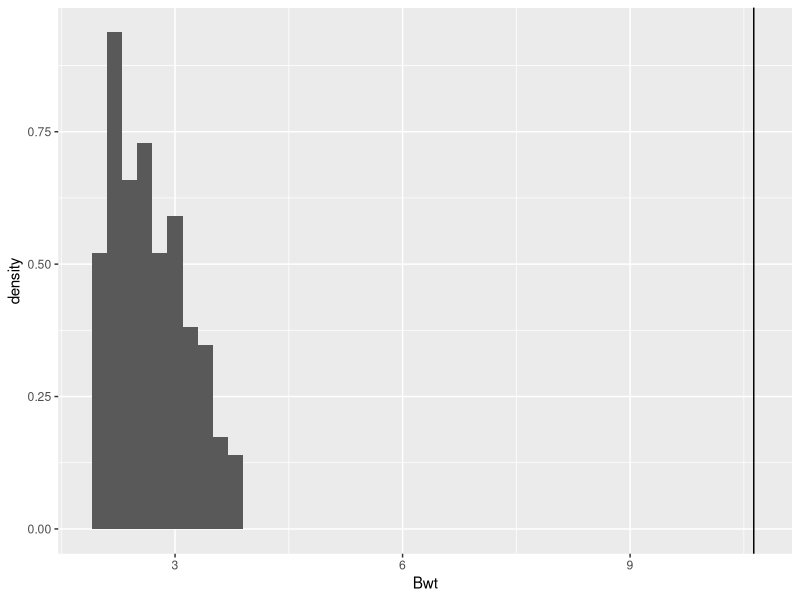
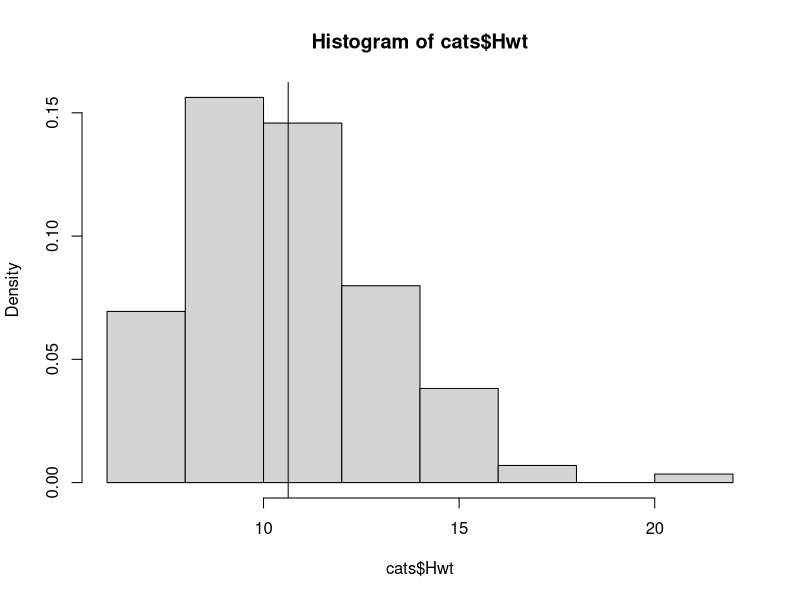
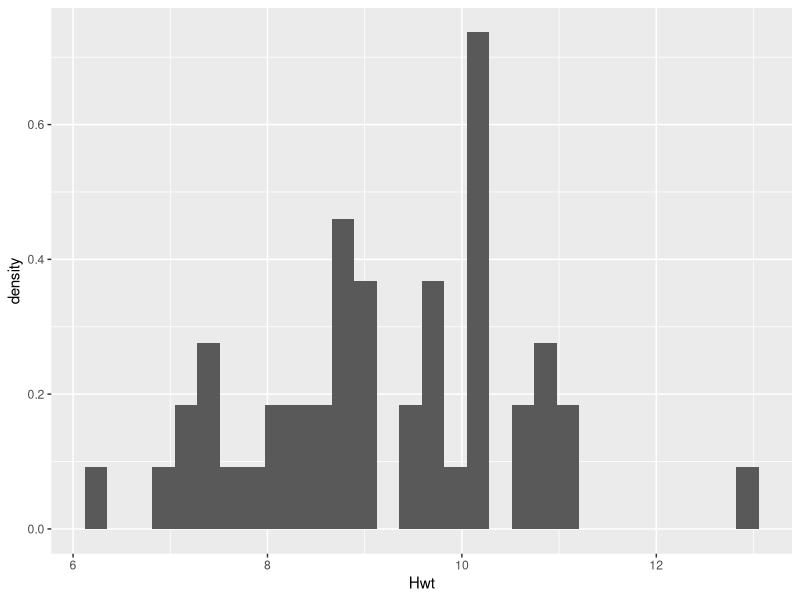
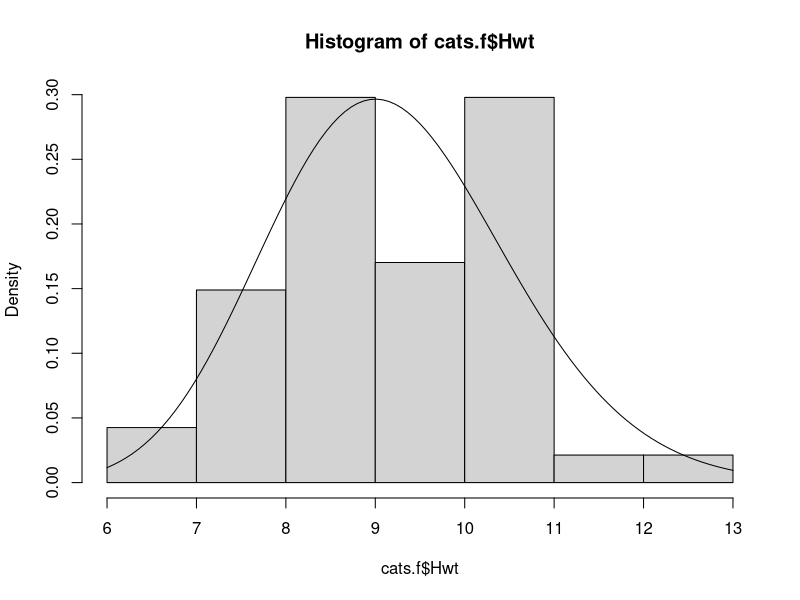
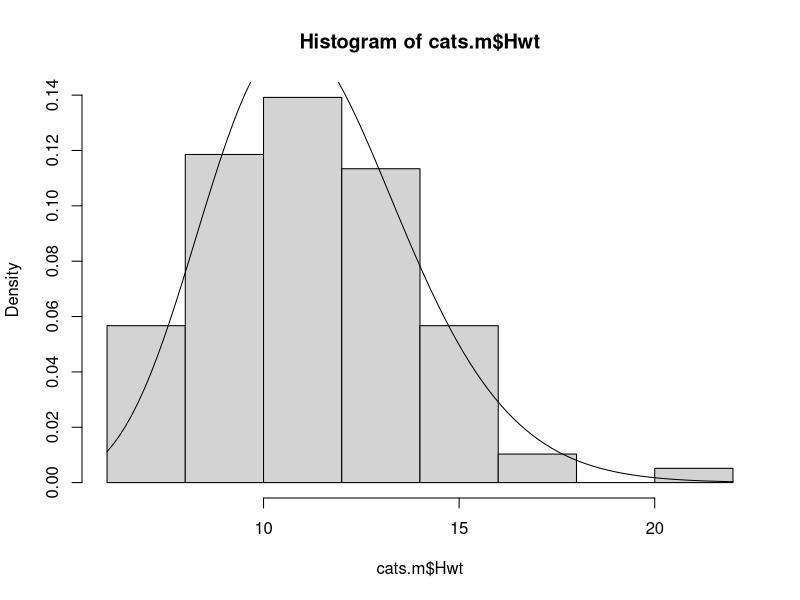

These figures' R source, in order:
## ---- chunk 1
library(tidyverse)
## ---- chunk 2
library(MASS)
data(cats)
summary(cats)
## ---- chunk 3
cats %>% ggplot(aes(x=Bwt,y=..density..)) + geom_histogram(binwidth = 0.2) +
  geom_vline(xintercept = mean(cats$Hwt))
## ---- chunk 4
hist(cats$Hwt,probability = TRUE)
abline(v=mean(cats$Hwt))
## ---- chunk 5
fake.mean <- 10
fake.var <- 8
a <- (fake.mean)^2/fake.var
s <- fake.var/fake.mean
a
s
## ---- chunk 6
real.mean=mean(cats$Hwt)
real.sd=sd(cats$Hwt)
real.var=var(cats$Hwt)
a <- (real.mean)^2/real.var
s <- real.var/real.mean
a
s
## ---- chunk 7
cat.stats <- function(v){
  return(c(mean(v$Hwt),var(v$Hwt)))
}
## ---- chunk 8
gamma.cat <- function(v)
{
  a = (cat.stats(v)[1])^2/cat.stats(v)[2]
  s = cat.stats(v)[2]/cat.stats(v)[1]
  return(c(a,s))
}
## ---- chunk 9
gamma.cat(subset(cats,Sex == 'F'))
gamma.cat(subset(cats,Sex == 'M'))
## ---- chunk 10
cats %>% filter(Sex=='F') %>% 
  ggplot(aes(x=Hwt,y=..density..)) +
  geom_histogram(aes(x=Hwt,y=..density..),bins=30)

## ---- chunk 11
cats.f <- cats %>% filter(Sex=='F')
a <- gamma.cat(cats.f)[1]
s <- gamma.cat(cats.f)[2]
hist(cats.f$Hwt,probability = TRUE)
curve(dgamma(x,shape = a,scale = s),add = TRUE)
## ---- chunk 12
cats.m <- cats %>% filter(Sex=='M')
a <- gamma.cat(cats.m)[1]
s <- gamma.cat(cats.m)[2]
hist(cats.m$Hwt,probability = TRUE)
curve(dgamma(x,shape = a,scale = s),add = TRUE)
